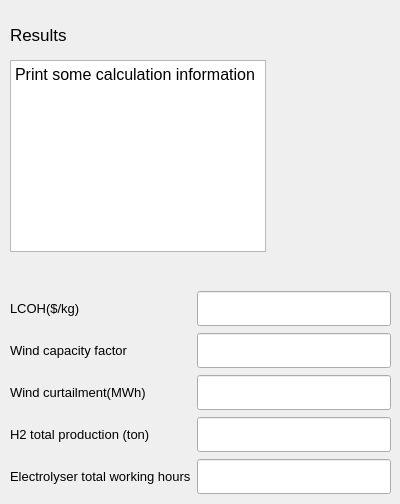
     <widget class="QWidget" name="Results_page">
      <property name="font">
       <font>
        <pointsize>10</pointsize>
       </font>
      </property>
      <widget class="QLabel" name="label_98">
       <property name="geometry">
        <rect>
         <x>10</x>
         <y>20</y>
         <width>91</width>
         <height>30</height>
        </rect>
       </property>
       <property name="font">
        <font>
         <pointsize>13</pointsize>
        </font>
       </property>
       <property name="text">
        <string>Results</string>
       </property>
      </widget>
      <widget class="QTextBrowser" name="textBrowser">
       <property name="geometry">
        <rect>
         <x>10</x>
         <y>60</y>
         <width>256</width>
         <height>192</height>
        </rect>
       </property>
       <property name="html">
        <string>&lt;!DOCTYPE HTML PUBLIC &quot;-//W3C//DTD HTML 4.0//EN&quot; &quot;http://www.w3.org/TR/REC-html40/strict.dtd&quot;&gt;
&lt;html&gt;&lt;head&gt;&lt;meta name=&quot;qrichtext&quot; content=&quot;1&quot; /&gt;&lt;style type=&quot;text/css&quot;&gt;
p, li { white-space: pre-wrap; }
&lt;/style&gt;&lt;/head&gt;&lt;body style=&quot; font-family:'MS Shell Dlg 2'; font-size:10pt; font-weight:400; font-style:normal;&quot;&gt;
&lt;p style=&quot; margin-top:0px; margin-bottom:0px; margin-left:0px; margin-right:0px; -qt-block-indent:0; text-indent:0px;&quot;&gt;&lt;span style=&quot; font-size:12pt;&quot;&gt;Print some calculation information&lt;/span&gt;&lt;/p&gt;&lt;/body&gt;&lt;/html&gt;</string>
       </property>
      </widget>
      <widget class="QWidget" name="layoutWidget">
       <property name="geometry">
        <rect>
         <x>10</x>
         <y>290</y>
         <width>381</width>
         <height>205</height>
        </rect>
       </property>
       <layout class="QGridLayout" name="gridLayout_10">
        <item row="0" column="0">
         <widget class="QLabel" name="label_6">
          <property name="minimumSize">
           <size>
            <width>0</width>
            <height>35</height>
           </size>
          </property>
          <property name="text">
           <string>LCOH($/kg)</string>
          </property>
         </widget>
        </item>
        <item row="0" column="1">
         <widget class="QLineEdit" name="LCOH">
          <property name="minimumSize">
           <size>
            <width>0</width>
            <height>35</height>
           </size>
          </property>
         </widget>
        </item>
        <item row="1" column="0">
         <widget class="QLabel" name="label_7">
          <property name="minimumSize">
           <size>
            <width>0</width>
            <height>35</height>
           </size>
          </property>
          <property name="text">
           <string>Wind capacity factor</string>
          </property>
         </widget>
        </item>
        <item row="1" column="1">
         <widget class="QLineEdit" name="Wind_cf">
          <property name="minimumSize">
           <size>
            <width>0</width>
            <height>35</height>
           </size>
          </property>
         </widget>
        </item>
        <item row="2" column="0">
         <widget class="QLabel" name="label_8">
          <property name="minimumSize">
           <size>
            <width>0</width>
            <height>35</height>
           </size>
          </property>
          <property name="text">
           <string>Wind curtailment(MWh)</string>
          </property>
         </widget>
        </item>
        <item row="2" column="1">
         <widget class="QLineEdit" name="Wind_curt">
          <property name="minimumSize">
           <size>
            <width>0</width>
            <height>35</height>
           </size>
          </property>
         </widget>
        </item>
        <item row="3" column="0">
         <widget class="QLabel" name="label_9">
          <property name="minimumSize">
           <size>
            <width>0</width>
            <height>35</height>
           </size>
          </property>
          <property name="text">
           <string>H2 total production (ton)</string>
          </property>
         </widget>
        </item>
        <item row="3" column="1">
         <widget class="QLineEdit" name="H2_production">
          <property name="minimumSize">
           <size>
            <width>0</width>
            <height>35</height>
           </size>
          </property>
         </widget>
        </item>
        <item row="4" column="0">
         <widget class="QLabel" name="label_10">
          <property name="minimumSize">
           <size>
            <width>0</width>
            <height>35</height>
           </size>
          </property>
          <property name="text">
           <string>Electrolyser total working hours</string>
          </property>
         </widget>
        </item>
        <item row="4" column="1">
         <widget class="QLineEdit" name="Ele_total_hours">
          <property name="minimumSize">
           <size>
            <width>0</width>
            <height>35</height>
           </size>
          </property>
         </widget>
        </item>
       </layout>
      </widget>
     </widget>
